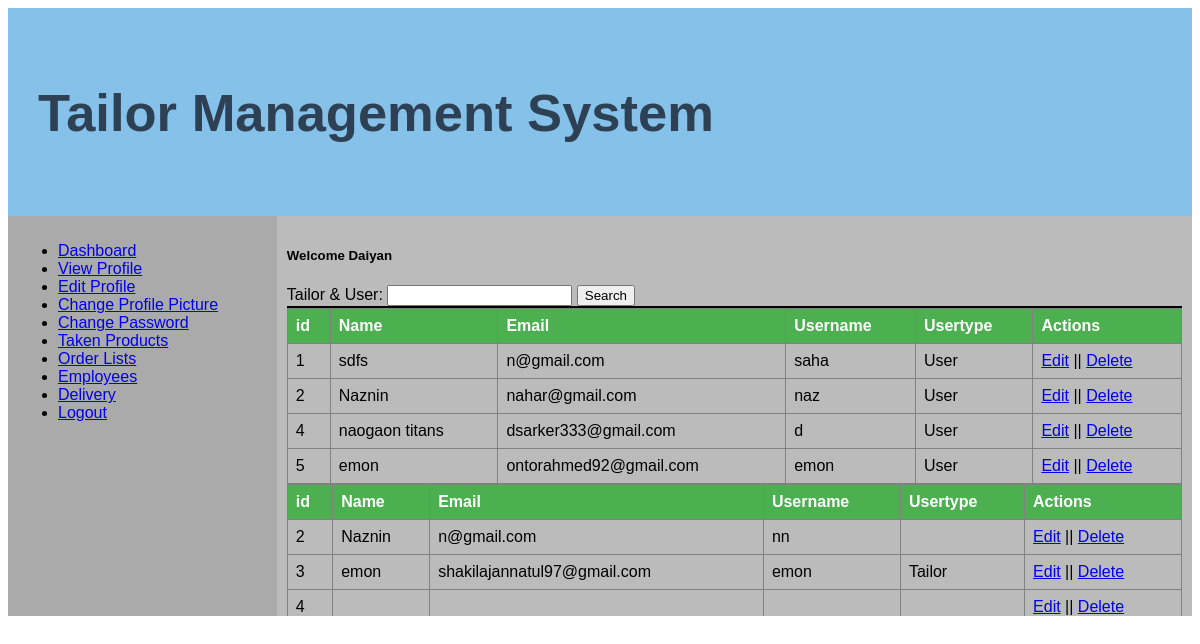
/nhome.php (signed in), run on the app's committed database.
### tables this page shows
CREATE TABLE `user` (
  `ID` int(50) NOT NULL,
  `name` varchar(100) NOT NULL,
  `email` varchar(100) NOT NULL,
  `userName` varchar(100) NOT NULL,
  `password` varchar(100) NOT NULL,
  `gender` varchar(100) NOT NULL,
  `dob` varchar(50) NOT NULL,
  `picture` varchar(100) NOT NULL,
  `type` varchar(50) NOT NULL
);

CREATE TABLE `tailor` (
  `ID` int(50) NOT NULL,
  `name` varchar(100) NOT NULL,
  `email` varchar(100) NOT NULL,
  `userName` varchar(100) NOT NULL,
  `password` varchar(100) NOT NULL,
  `gender` varchar(100) NOT NULL,
  `dob` varchar(100) NOT NULL,
  `picture` varchar(100) NOT NULL,
  `type` varchar(50) NOT NULL
);

### nhome.php (the view, shortened to what this page needs)
<?php
$userName=$_SESSION['userName'];
?>
<html>
<head>
  <link rel="stylesheet" type="text/css" href="CSS/table.css">
</head>
<body>
<div class="grid-container">
  <div class="header">
    <h2 style="color: #2E4053"; align="left">Tailor Management System </h2>
  </div>
  <div class="left" style="background-color:#aaa;">
  <ul>
  <li><a href="nhome.php">Dashboard</a></li>
  <li><a href="view.php?userName=<?php echo $userName; ?>">View Profile</a></li>
  <li><a href="edit.php">Edit Profile</a></li>
  <li><a href="changepic.php">Change Profile Picture</a></li>
  <li><a href="changepass.php">Change Password</a></li>
    <li><a href="all_taken_products.php">Taken Products</a></li>
  <li><a href="all_orders.php">Order Lists</a></li>
  <li><a href="employee_list.php">Employees</a></li>
  <li><a href="delivery.php">Delivery</a></li>
  <li><a href="logout.php">Logout</a></li>
</ul>
  </div>
  <div class="middle" style="background-color:#bbb;"><?php
    $name=$_SESSION['name'];
    echo "<h5>Welcome $name</h5>";
    ?>
      <?php
  $con=mysqli_connect("localhost","root","","db");
  $sql="SELECT id,`name`, `email`, `userName`,`type` FROM user ";
  $result=mysqli_query($con,$sql);
  if(mysqli_num_rows($result)>0)
   {
    ?>
    <div >
      <label>Tailor & User: </label>
        <input type="text" name="myName_1" value="" id="my_name_1">
        <button type="button" name="button_1" id="btn_1">Search</button>
        <div style="border: 1px solid black;" id="content_1">
    </div>
<div >
    <table  border='1' cellpadding='8' >
      <tr>
        <th>id</th>
        <th>Name</th>
        <th>Email</th>
        <th>Username</th>
        <th>Usertype</th>
        <th>Actions</th>
      </tr>
    <?php
    while($row=mysqli_fetch_array($result))
    {
      echo "<tr>";
      echo "<td>".$row['id']."</td>";
      echo "<td>".$row['name']."</td>";
      echo "<td>".$row['email']."</td>";
      echo "<td>".$row['userName']."</td>";
      echo "<td>".$row['type']."</td>";
      echo '<td><a href="useredit.php? id='.$row['id'].'&Name=' .$row['name'].'&Email='.$row['email'].'&Username='.$row['userName'].'&Usertype='.$row['type'].'">Edit</a> || <a href="userdelete.php?id=' .$row['id'].'">Delete</a></td>';
      echo "</tr>";
      }
    echo "</table>";
   }
   else
   {
    echo "No data found.<br/>";
   }
    $sql="SELECT id,`name`, `email`, `userName`,`type` FROM tailor ";
  $result=mysqli_query($con,$sql);
  if(mysqli_num_rows($result)>0)
{
    ?>
    <table border='1' cellpadding='8' >
      <tr>
        <th>id</th>
        <th>Name</th>
        <th>Email</th>
        <th>Username</th>
        <th>Usertype</th>
        <th>Actions</th>
      </tr>
    <?php
    while($row=mysqli_fetch_array($result))
    {
      echo "<tr>";
      echo "<td>".$row['id']."</td>";
      echo "<td>".$row['name']."</td>";
      echo "<td>".$row['email']."</td>";
      echo "<td>".$row['userName']."</td>";
      echo "<td>".$row['type']."</td>";
      echo '<td><a href="tailoredit.php? id='.$row['id'].'&Name=' .$row['name'].'&Email='.$row['email'].'&Username='.$row['userName'].'&Usertype='.$row['type'].'">Edit</a> || <a href="tailordelete.php?id=' .$row['id'].'">Delete</a></td>';
      echo "</tr>";
    }
    echo "</table>";
   }
   else
   {
    echo "No data found.<br/>";
   }
?>
    </div>
</div>
</body>
</html>

### CSS/table.css (style rules this page uses)
* { box-sizing: border-box; }
body { font-family: Arial, Helvetica, sans-serif; }
.header { grid-area: header; background-color: #85C1E9; padding: 30px; text-align: center; font-size: 35px; }
.grid-container { display: grid; grid-template-areas: 'header header header header header header' 'left middle middle middle middle middle' 'footer footer footer footer footer footer'; }
.left, .middle, .right { padding: 10px; height: 400px; overflow: scroll; }
.left { grid-area: left; }
.middle { grid-area: middle; }
table { border-collapse: collapse; width: 100%; }
th, td { text-align: left; padding: 8px; }
th { background-color: #4CAF50; color: white; }

### data on the page
user: ID "1", name "sdfs", email "n@gmail.com", userName "saha", type "User"
user: ID "2", name "Naznin", email "nahar@gmail.com", userName "naz", type "User"
user: ID "4", name "naogaon titans", email "dsarker333@gmail.com", userName "d", type "User"
user: ID "5", name "emon", email "ontorahmed92@gmail.com", userName "emon", type "User"
tailor: ID "2", name "Naznin", email "n@gmail.com", userName "nn"
tailor: ID "3", name "emon", email "shakilajannatul97@gmail.com", userName "emon", type "Tailor"
tailor: ID "4"

### other printed values
$name "Daiyan"
